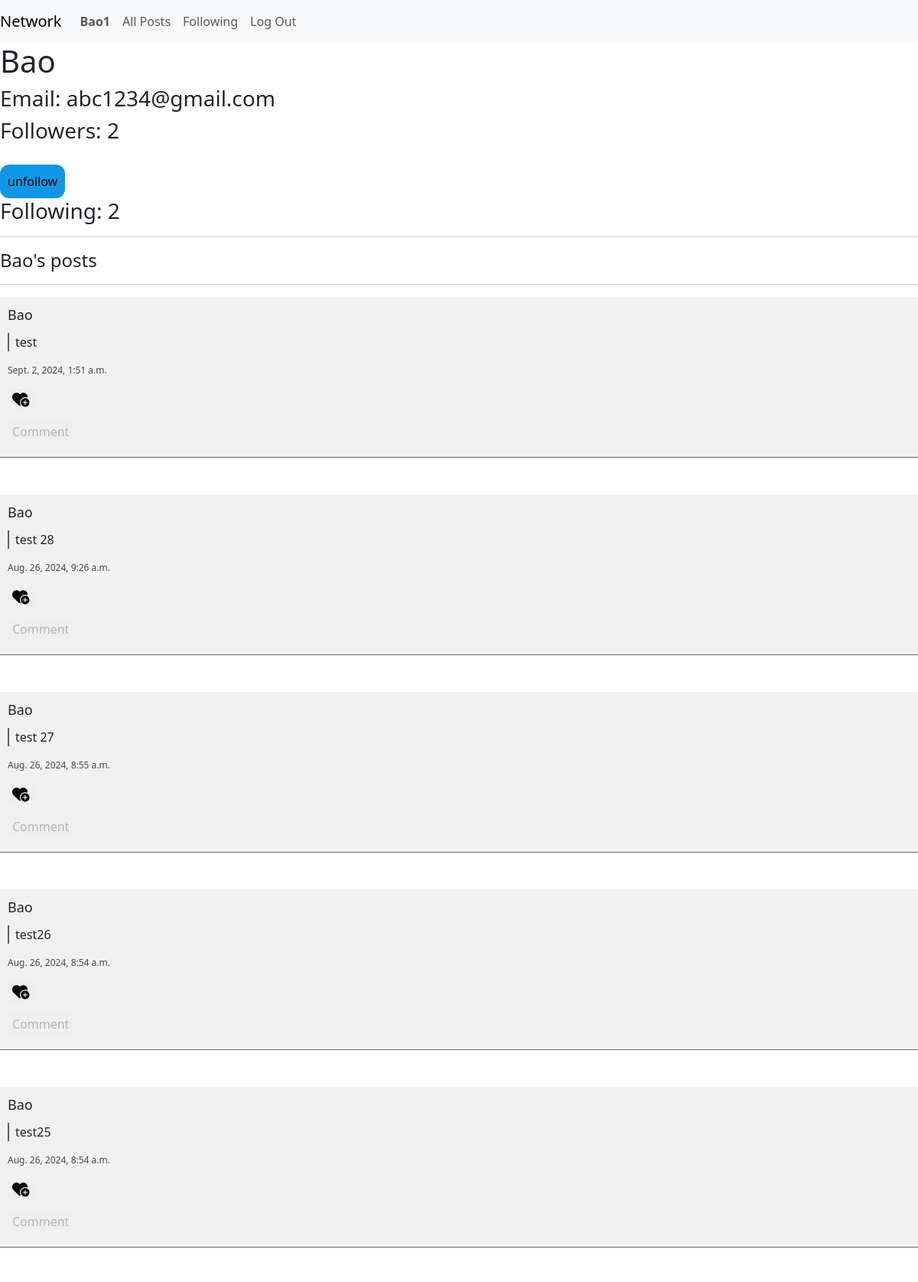
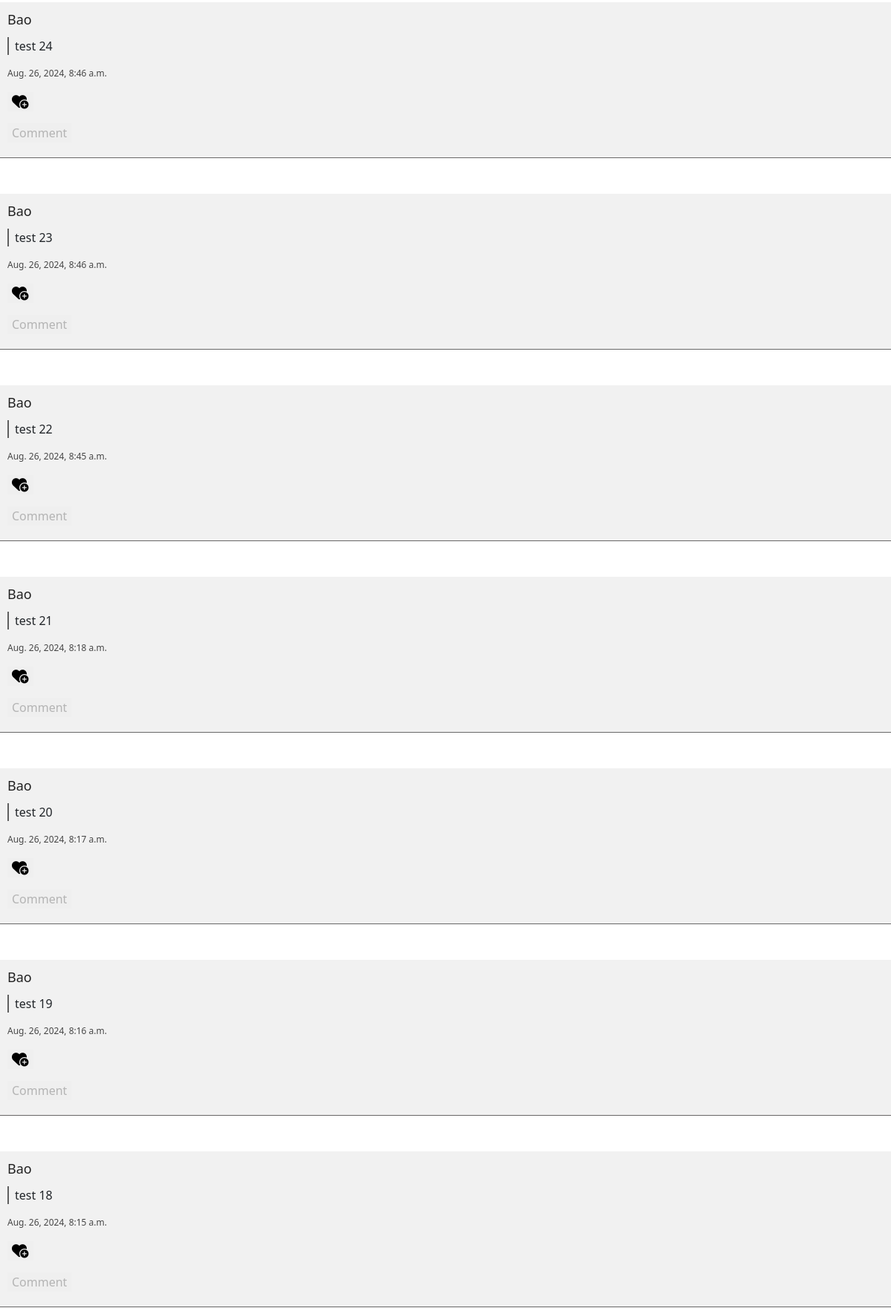
The app's page /user/1 (signed in, upper part) with its own data (2 pictures, top to bottom).
### network/models.py (models this page shows, shortened)
class User(AbstractUser):
    following = models.ManyToManyField("User", blank=True, related_name="followers")

class Post(models.Model):
    user = models.ForeignKey(User, on_delete=models.CASCADE, related_name="posts")
    content = models.TextField()
    datetime = models.DateTimeField(auto_now_add=True)
    likes = models.ManyToManyField(User, blank=True, related_name="posts_liked") # minimun value of this field is 0..

### network/views.py (the view)
# urls.py: path("user/<int:user_id>", views.view_user, name="view_user"),
@login_required(login_url="login")
def view_user(request, user_id: int):
    if request.method != "GET":
        return HttpResponseNotAllowed("method not allowed")
    user = User.objects.get(pk=user_id)
    user_posts = Post.objects.filter(user=user).order_by("-datetime").all()
    return render(request, "network/user.html", {
        "USER": {
            "username": user.username,
            "followers_count": user.followers.count(),
            "is_follower": user.followers.contains(request.user),
            "following": user.following.count(),
            "email": user.email,
            "posts": user_posts
        }
    })

### network/templates/network/user.html (shortened to what this page needs)
{% extends 'network/layout.html' %}
{% load static %}
{% block body %}
    <div class="user_profile">
        <div class="user_info">
            <h1>{{ USER.username }}</h1>
            <h3>Email: {{ USER.email }}</h3>
            <h3 id="followers">Followers: {{ USER.followers_count }}</h3>
            {% if USER.is_follower %}
            <button  id="followBtn" class="followBtn unfollow">unfollow</button>
            {% else %}
            <button id="followBtn" class="followBtn follow">follow</button>
            {% endif %}
            <h3>Following: {{ USER.following }}</h3>
        </div>
        <hr>
        <h4>{{ USER.username }}'s posts</h4>
        <hr>
        <div class="posts">
            {% for post in USER.posts %}
            <div class="post">
                <div class="postsContent">
                    <a class="nav-link" href="{%url 'view_user' post.user.id %}"> <p class="postUser"> {{ post.user.username }}</p> </a>
                    <p class="postContent">{{ post.content }}</p>
                    <p class="datetime"> {{ post.datetime }} </p>
                </div>
                <div class="postsBtn">
                    <button class="likeBtn">
                        <i class="fa-solid fa-heart-circle-plus fa-lg"></i>
                    </button>
                    <button class="commentBtn">Comment</button>
                </div>
            </div>
            {% empty %}
            <h2>This user doesn't post anything</h2>
            {% endfor %}
        </div>
    </div>
{% endblock %}

### network/templates/network/layout.html (shortened to what this page needs)
{% load static %}
<!DOCTYPE html>
<html lang="en">
    <head>
        <link href="https://cdn.jsdelivr.net/npm/bootstrap@5.3.3/dist/css/bootstrap.min.css" rel="stylesheet">
        <link href="{% static 'network/styles.css' %}" rel="stylesheet">
    </head>
    <body>
        <nav class="navbar navbar-expand-lg navbar-light bg-light">
            <a class="navbar-brand" href="{% url 'index' %}">Network</a>
            <div>
              <ul class="navbar-nav mr-auto">
                {% if user.is_authenticated %}
                    <li class="nav-item">
                        <a class="nav-link" href="{% url 'view_user' user.id %}"><strong>{{ user.username }}</strong></a>
                    </li>
                {% endif %}
                <li class="nav-item">
                  <a class="nav-link" href="{% url 'index' %}">All Posts</a>
                </li>
                {% if user.is_authenticated %}
                    <li class="nav-item">
                        <a class="nav-link" href="{% url 'following' %}">Following</a>
                    </li>
                    <li class="nav-item">
                        <a class="nav-link" href="{% url 'logout' %}">Log Out</a>
                    </li>
                {% endif %}
              </ul>
            </div>
          </nav>
        <div class="body">
            {% block body %}
            {% endblock %}
        </div>
    </body>
</html>

### network/static/network/styles.css (style rules this page uses)
body { margin: 0; }
.posts { display: flex; flex-direction: column; row-gap: 3rem; }
.post { border-bottom: 1px solid rgb(104, 103, 103); padding: 10px; background-color: #f1f1f1; transition: 0.5s; }
.postUser { font-size: 18px; font-weight: 500; color: rgb(34, 34, 34); margin-bottom: 0; transition: 0.5s ease-in-out; }
.postContent { margin-top: 10px; margin-left: 0; border-left: 2px solid rgb(95, 95, 95); padding-left: 8px; }
.datetime { font-size: 12px; color: rgb(70, 70, 70); }
.postsBtn { display: flex; flex-direction: column; row-gap: 1rem; justify-content: left; }
.likeBtn { width: fit-content; margin-right: auto; border: none; }
.commentBtn { width: fit-content; border: none; color: rgba(151, 151, 151, 0.671); margin-right: auto; margin-bottom: 10px; transition: 0.5s; }
.followBtn { border: none; border-radius: 12px; padding: 10px; margin-top: 20px; cursor: pointer; transition: 0.25s, 0.5s background-color ease-in-out; max-width: 215px; max-height: 45px; }
.unfollow { background-color: rgb(16, 152, 231); }

### records on screen
User: username "Bao1"
User: username "Bao", email "abc1234@gmail.com"
Post: user.username "Bao", content "test", datetime "Sept. 2, 2024, 1:51 a.m."
Post: user.username "Bao", content "test 28", datetime "Aug. 26, 2024, 9:26 a.m."
Post: user.username "Bao", content "test 27", datetime "Aug. 26, 2024, 8:55 a.m."
Post: user.username "Bao", content "test26", datetime "Aug. 26, 2024, 8:54 a.m."
Post: user.username "Bao", content "test25", datetime "Aug. 26, 2024, 8:54 a.m."
Post: user.username "Bao", content "test 24", datetime "Aug. 26, 2024, 8:46 a.m."
Post: user.username "Bao", content "test 23", datetime "Aug. 26, 2024, 8:46 a.m."
Post: user.username "Bao", content "test 22", datetime "Aug. 26, 2024, 8:45 a.m."
Post: user.username "Bao", content "test 21", datetime "Aug. 26, 2024, 8:18 a.m."
Post: user.username "Bao", content "test 20", datetime "Aug. 26, 2024, 8:17 a.m."
Post: user.username "Bao", content "test 19", datetime "Aug. 26, 2024, 8:16 a.m."
Post: user.username "Bao", content "test 18", datetime "Aug. 26, 2024, 8:15 a.m."

### other values on screen
{{ USER.followers_count }} "2"
{{ USER.following }} "2"
